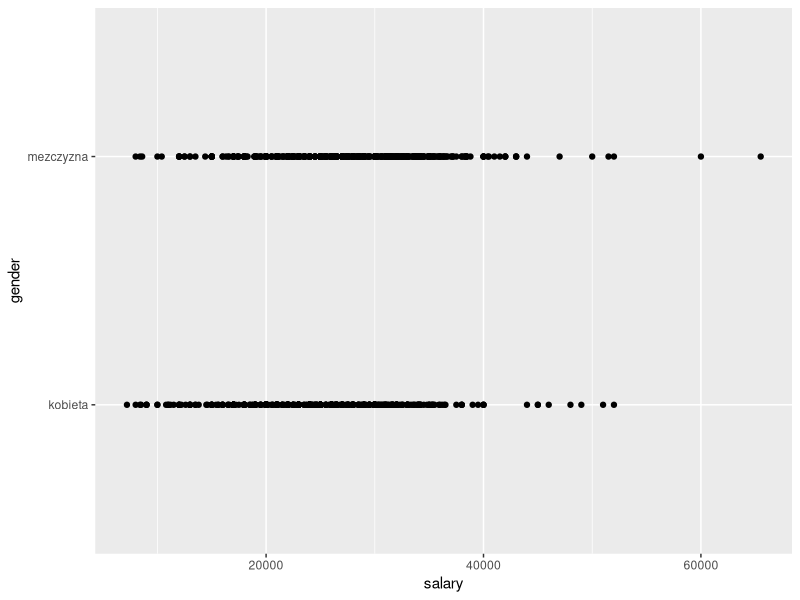
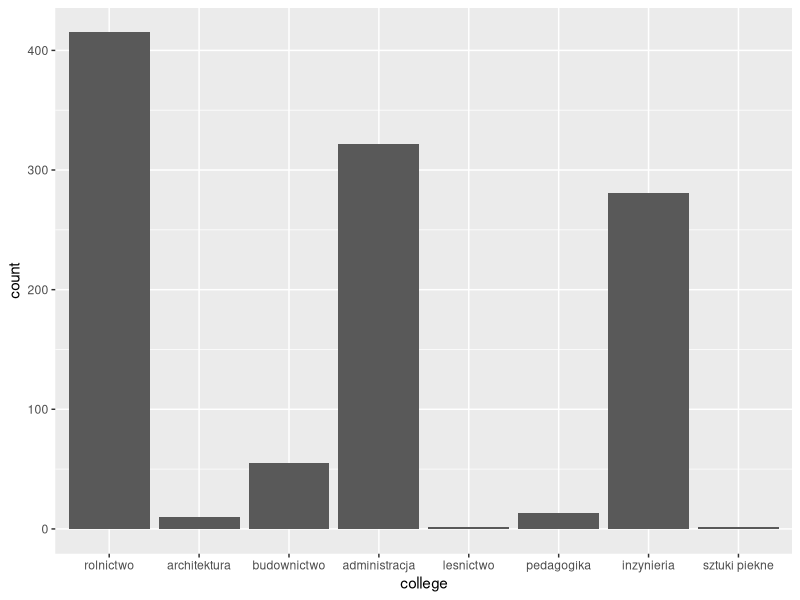
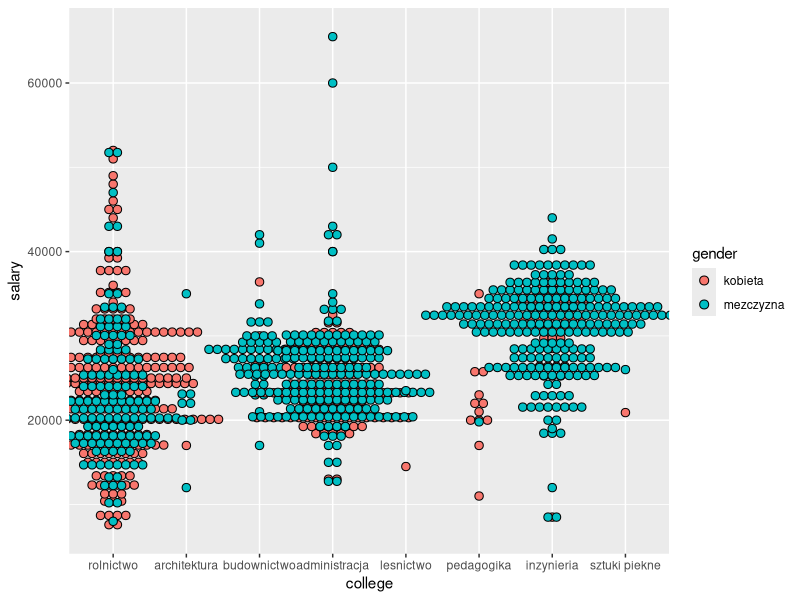
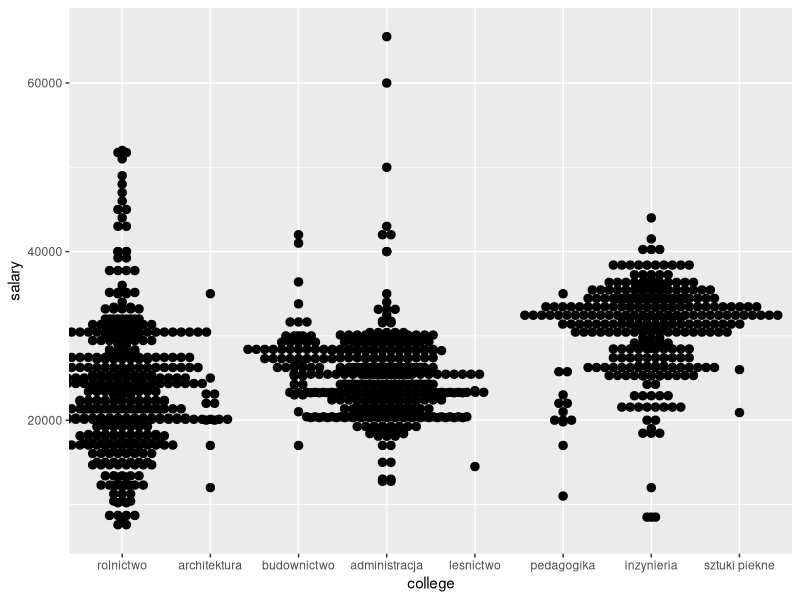

R code for these plots, in order:
# Załaduj do R dane zawarte w pliku UOF_gs.txt.
uof <- read.table("UOF_gs.txt", header = TRUE, sep = " ")
  # a. Przypisz zmiennym następujące poziomy:
    # i. gender: 0 – kobieta, 1 – mężczyzna,
install.packages("plyr")
library(plyr)
uof$gender = factor(uof$gender, levels = c(0, 1), labels = c("kobieta", "mezczyzna"))
    # ii. college: 1 – rolnictwo, 2 – architektura, 3 – budownictwo,
      # 4 – administracja, 5- leśnictwo, 6 – pedagogika, 7 – inżynieria,
      # 8 – sztuki piękne,
uof$college = factor(uof$college, levels = c(1, 2, 3, 4, 5, 6, 7, 8), labels = c("rolnictwo", "architektura", "budownictwo", "administracja", "lesnictwo", "pedagogika", "inzynieria", "sztuki piekne"))

# Korzystając z pakietu ggplot2 wykonaj następujące wykresy:
install.packages("ggplot2")
library(ggplot2)
  # a. Wykres rozrzutu pensji względem płci
ggplot(uof, aes(x=salary, y=gender)) + geom_point()
  # b. Wykres słupkowy / histogram obrazujący liczebność absolwentów poszczególnych typów uczelni (zmienna college).
ggplot(data=uof, aes(college)) + geom_histogram(stat = "count")
  # c. Wykres punktowy zależności rodzaju ukończonych studiów od zarobków, 
    # z punktami zróżnicowanymi kolorem ze względu na płeć.
ggplot(data=uof, aes(x = college, y = salary, fill=gender)) + geom_dotplot(binaxis='y', stackdir='center', binwidth = 1000)
  # d. Wykres punktowy zależności rodzaju ukończonych studiów od zarobków,
    # z punktami zróżnicowanymi kształtem ze względu na płeć, a kolorem ze
    # względu na datę ukończenia studiów
ggplot(data=uof, aes(x = college, y = salary, fill=grad_date, shape = gender)) + geom_dotplot(binaxis='y', stackdir='center', binwidth = 1000)
